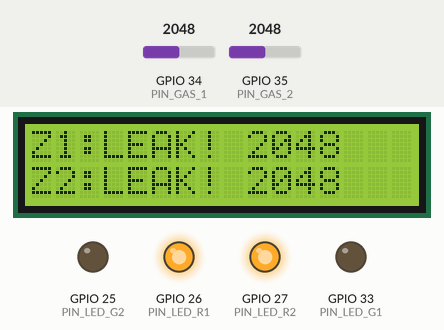
A sketch run on a simulated ESP32. Parts: 16×2 character LCD, output pins drawn as LEDs (lit = HIGH). The test bench sets the inputs (shaded band); at power-on: GPIO 34 (PIN_GAS_1) = 2048, GPIO 35 (PIN_GAS_2) = 2048 (analog values on the 0–4095 scale). What the sketch prints to the serial monitor is not drawn.

Above: at 3.4 s.
3.5 s: GPIO 34 (PIN_GAS_1) set to 1041
At 5.1 s:
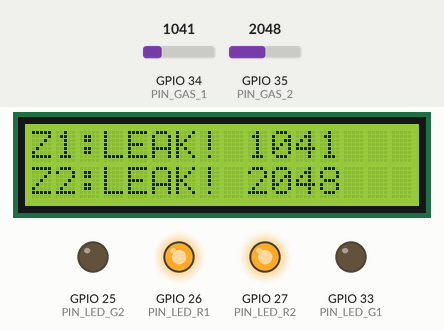
5.4 s: GPIO 34 (PIN_GAS_1) set to 943
At 6.7 s:
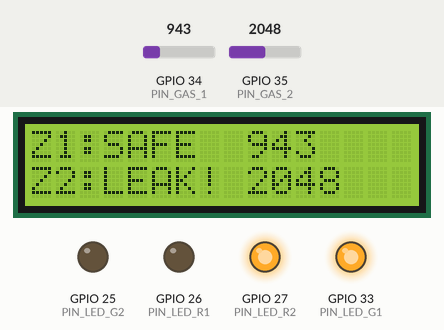
7.0 s: GPIO 35 (PIN_GAS_2) set to 1043
At 7.6 s:
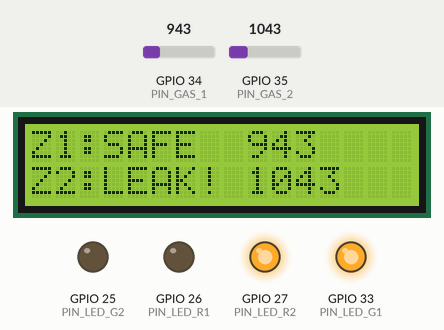
8.6 s: GPIO 35 (PIN_GAS_2) set to 967
At 9.8 s:
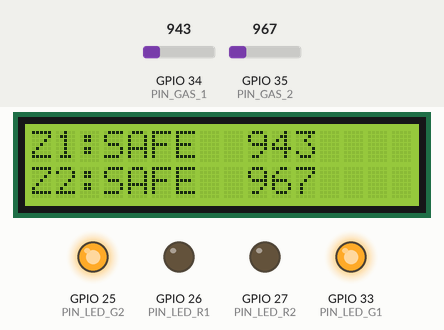
10.2 s: GPIO 34 (PIN_GAS_1) set to 1040
At 11.5 s:
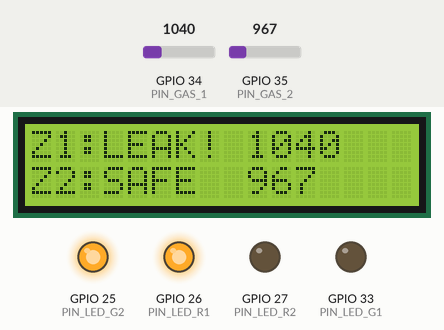
11.8 s: GPIO 35 (PIN_GAS_2) set to 1040
At 13.3 s:
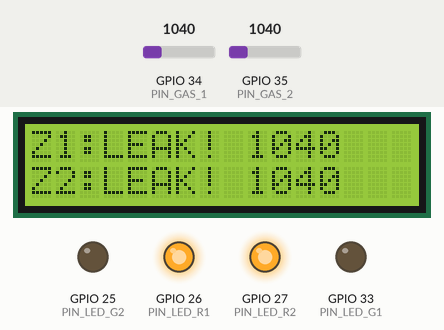
Timing chart, 0 to 14.4 s (numbered marks = the images above; inputs shaded):
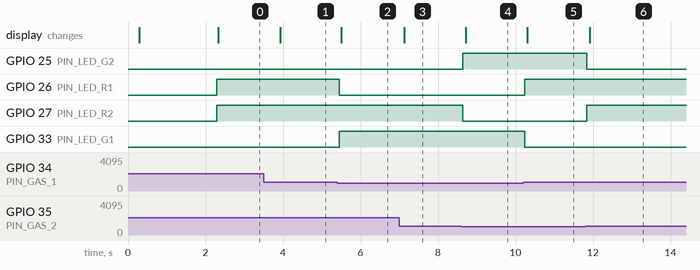

Measured:
- the behaviour switches between 1001 and 1000 on GPIO 34 (PIN_GAS_1) (found by bisection; images 1 and 2)
- the behaviour switches between 1001 and 1000 on GPIO 35 (PIN_GAS_2) (found by bisection; images 3 and 4)
- after the input at 3.5 s, the display: changes after 0.43 s (image 1)
- after the input at 5.4 s, GPIO 26 (PIN_LED_R1): HIGH → LOW after 0.05 s; GPIO 33 (PIN_LED_G1): LOW → HIGH after 0.05 s; the display: changes after 0.11 s (image 2)
- after the input at 7.0 s, the display: changes after 0.13 s (image 3)
- after the input at 8.6 s, GPIO 25 (PIN_LED_G2): LOW → HIGH at once; GPIO 27 (PIN_LED_R2): HIGH → LOW at once; the display: changes after 0.12 s (image 4)
- after the input at 10.2 s, GPIO 26 (PIN_LED_R1): LOW → HIGH at once; GPIO 33 (PIN_LED_G1): HIGH → LOW at once; the display: changes after 0.10 s (image 5)
- after the input at 11.8 s, GPIO 25 (PIN_LED_G2): HIGH → LOW at once; GPIO 27 (PIN_LED_R2): LOW → HIGH at once; the display: changes after 0.12 s (image 6)

The sketch:

petrol_leakage_esp32.ino
```cpp
/*
  ====================================================================================
  PROJECT: TWO-ZONE PETROL LEAKAGE DETECTION AND MONITORING SYSTEM USING ESP32
  ====================================================================================
  Description:
    Dual-zone gas & flammable vapour detection prototype with independent zone monitoring,
    visual status LEDs, 16x2 I2C LCD display, and USB Serial telemetry output for
    real-time web dashboard integration.

  NOTE ON PROTOTYPE TESTING:
    Isopropyl alcohol is used as a safe laboratory test substance to demonstrate the
    gas/vapour sensor response in this prototype.

  PIN ASSIGNMENTS:
    - Gas Sensor 1 (Zone 1)  : GPIO 34 (Analog In)
    - Gas Sensor 2 (Zone 2)  : GPIO 35 (Analog In)
    - Green LED 1 (Zone 1 Safe) : GPIO 33
    - Green LED 2 (Zone 2 Safe) : GPIO 25
    - Red LED 1 (Zone 1 Alert)  : GPIO 26
    - Red LED 2 (Zone 2 Alert)  : GPIO 27
    - I2C LCD 16x2 (SDA / SCL)  : GPIO 21 (SDA) / GPIO 22 (SCL)

  SERIAL OUTPUT FORMAT (9600 Baud):
    gas1_val:650
    gas2_val:1250
  ====================================================================================
*/

#include <Wire.h>
#include <LiquidCrystal_I2C.h>

// ---------------------------------------------------------
// PIN DEFINITIONS
// ---------------------------------------------------------
const int PIN_GAS_1    = 34; // Zone 1 Analog Input
const int PIN_GAS_2    = 35; // Zone 2 Analog Input

const int PIN_LED_G1   = 33; // Zone 1 Green LED (Safe)
const int PIN_LED_R1   = 26; // Zone 1 Red LED (Alert)

const int PIN_LED_G2   = 25; // Zone 2 Green LED (Safe)
const int PIN_LED_R2   = 27; // Zone 2 Red LED (Alert)

// ---------------------------------------------------------
// THRESHOLD SETTING
// ---------------------------------------------------------
// ADC range: 0 - 4095. Initial default threshold: 1000
int leakThreshold = 1000;

// Initialize 16x2 LCD with I2C address 0x27 (or 0x3F if your module uses 0x3F)
LiquidCrystal_I2C lcd(0x27, 16, 2);

// Timing variables for non-blocking serial and LCD updates
unsigned long previousMillis = 0;
const long interval = 500; // Send telemetry every 500ms (2Hz)

void setup() {
  // Initialize Serial at 9600 baud for Python Flask backend communication
  Serial.begin(9600);
  delay(200);

  // Configure output pins
  pinMode(PIN_LED_G1, OUTPUT);
  pinMode(PIN_LED_R1, OUTPUT);
  pinMode(PIN_LED_G2, OUTPUT);
  pinMode(PIN_LED_R2, OUTPUT);

  // Configure analog input pins (ESP32 ADC is 12-bit: 0 - 4095)
  pinMode(PIN_GAS_1, INPUT);
  pinMode(PIN_GAS_2, INPUT);
  analogReadResolution(12);

  // Initial LED State: Turn off all LEDs
  digitalWrite(PIN_LED_G1, LOW);
  digitalWrite(PIN_LED_R1, LOW);
  digitalWrite(PIN_LED_G2, LOW);
  digitalWrite(PIN_LED_R2, LOW);

  // Initialize I2C LCD Display
  Wire.begin(21, 22); // SDA=21, SCL=22
  lcd.init();
  lcd.backlight();

  // Welcome Banner
  lcd.setCursor(0, 0);
  lcd.print("TWO-ZONE PETROL");
  lcd.setCursor(0, 1);
  lcd.print("MONITOR SYSTEM");
  delay(2000);
  lcd.clear();
}

void loop() {
  // Read analog gas sensor values
  int gas1_val = analogRead(PIN_GAS_1);
  int gas2_val = analogRead(PIN_GAS_2);

  // Determine individual zone states
  bool zone1_leak = (gas1_val > leakThreshold);
  bool zone2_leak = (gas2_val > leakThreshold);

  // ---------------------------------------------------------
  // ZONE 1 INDEPENDENT ACTUATOR CONTROL
  // ---------------------------------------------------------
  if (zone1_leak) {
    digitalWrite(PIN_LED_G1, LOW);
    digitalWrite(PIN_LED_R1, HIGH); // Zone 1 Red Alert ON
  } else {
    digitalWrite(PIN_LED_G1, HIGH); // Zone 1 Green Safe ON
    digitalWrite(PIN_LED_R1, LOW);
  }

  // ---------------------------------------------------------
  // ZONE 2 INDEPENDENT ACTUATOR CONTROL
  // ---------------------------------------------------------
  if (zone2_leak) {
    digitalWrite(PIN_LED_G2, LOW);
    digitalWrite(PIN_LED_R2, HIGH); // Zone 2 Red Alert ON
  } else {
    digitalWrite(PIN_LED_G2, HIGH); // Zone 2 Green Safe ON
    digitalWrite(PIN_LED_R2, LOW);
  }

  // ---------------------------------------------------------
  // PERIODIC SERIAL TELEMETRY & LCD UPDATE
  // ---------------------------------------------------------
  unsigned long currentMillis = millis();
  if (currentMillis - previousMillis >= interval) {
    previousMillis = currentMillis;

    // Send data over USB Serial in the exact expected format
    Serial.print("gas1_val:");
    Serial.println(gas1_val);
    Serial.print("gas2_val:");
    Serial.println(gas2_val);

    // Update 16x2 LCD Display
    // Line 1: Zone 1 Status and Reading
    lcd.setCursor(0, 0);
    if (zone1_leak) {
      lcd.print("Z1:LEAK! ");
    } else {
      lcd.print("Z1:SAFE  ");
    }
    lcd.print(gas1_val);
    lcd.print("   "); // padding

    // Line 2: Zone 2 Status and Reading
    lcd.setCursor(0, 1);
    if (zone2_leak) {
      lcd.print("Z2:LEAK! ");
    } else {
      lcd.print("Z2:SAFE  ");
    }
    lcd.print(gas2_val);
    lcd.print("   "); // padding
  }

  delay(50); // Short cycle delay
}
```
